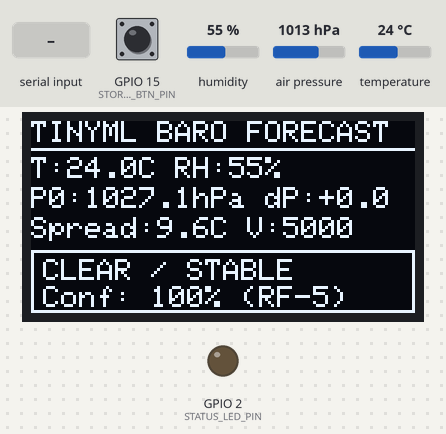
A sketch run on a simulated ESP32. Shown: 128×64 one-colour display, output pins drawn as LEDs (lit = HIGH). The test bench sets the inputs (shaded band); at power-on: temperature 24 °C, humidity 55 %, air pressure 1013 hPa, GPIO 15 (STORM_INJECT_BTN_PIN) HIGH (analog values on the 0–4095 scale). What the sketch prints to the serial monitor is not drawn.

Above: at 2.6 s.
2.7 s: temperature set to 33 °C
At 4.6 s:
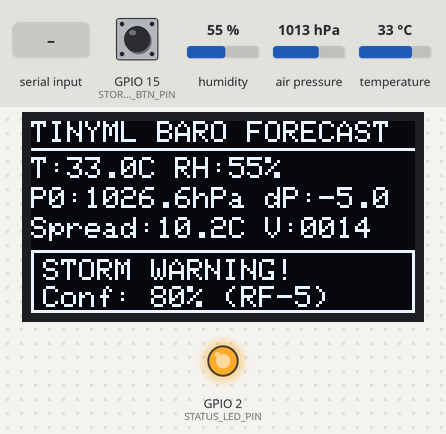
9.0 s: "RESET\n" received over Serial
At 10.4 s:
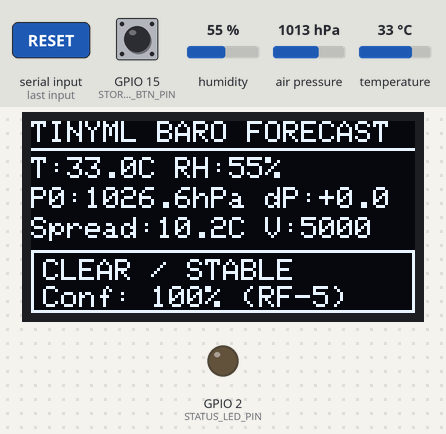
11.5 s: humidity set to 85 %
At 13.1 s:
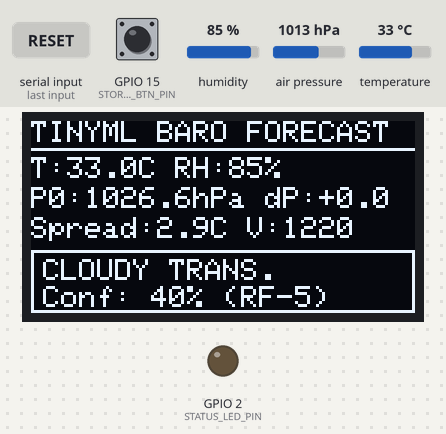
13.5 s: humidity set to 88 %
At 14.6 s:
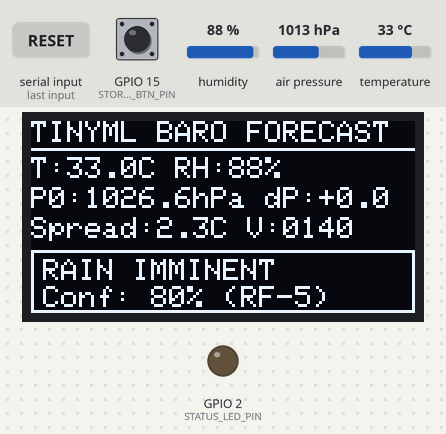
19.5 s: humidity set to 22 %
At 24.6 s:
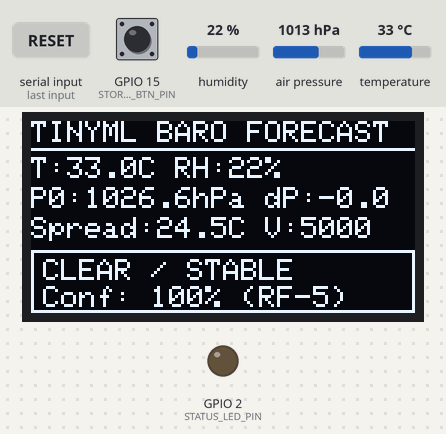
25.5 s: air pressure set to 1011 hPa
At 27.3 s:
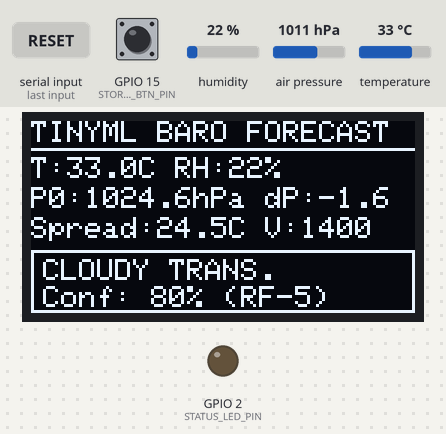
Timing chart, 0 to 32.8 s (numbered marks = the images above; inputs shaded):
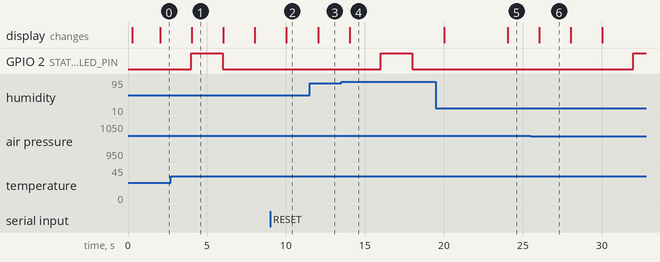

The sketch:

ml_local_weather_predictor.ino
```cpp
/**
 * @file ml_local_weather_predictor.ino
 * @brief Project 11: Edge TinyML Microbarometric Weather Predictor (Random Forest on MCU)
 *
 * Target Hardware: ESP32 / ESP8266
 * Sensors:
 *   - Bosch BME280 (I2C 0x76/0x77) for Temperature (°C), Relative Humidity (%), and Pressure (hPa)
 *   - Fallback Wokwi Simulation Mode: DHT22 (GPIO 4) + Analog Barometric Potentiometer (GPIO 34)
 * Display:
 *   - SSD1306 128x64 I2C OLED (0x3C)
 *
 * Feature Engineering Pipeline:
 *   1. Magnus-Tetens Dew Point Approximation (T_dew) & Dew Point Spread (T - T_dew)
 *   2. Hypsometric Sea-Level Pressure Reduction (P_0)
 *   3. Circular Ring Buffer (N = 12 slots) for Ordinary Least Squares (OLS) linear regression
 *      to extract smoothed Barometric Tendency (dP/dt in hPa/hr) and Humidity Trend (dRH/dt in %/hr)
 *   4. Zero-dependency 5-tree Random Forest Classifier (`weather_rf_model.h`)
 */

#include <Arduino.h>
#include <Wire.h>
#include <Adafruit_Sensor.h>
#include <Adafruit_BME280.h>
#include <Adafruit_GFX.h>
#include <Adafruit_SSD1306.h>
#include <DHT.h>
#include "weather_rf_model.h"

// ============================================================================
// Hardware Pin Definitions & Constants
// ============================================================================
#define I2C_SDA_PIN          21
#define I2C_SCL_PIN          22
#define DHT_PIN              4
#define DHT_TYPE             DHT22
#define BARO_SIM_ADC_PIN     34   // Potentiometer simulating barometric pressure (975..1035 hPa)
#define STORM_INJECT_BTN_PIN 15   // Pushbutton to inject synthetic rapid cold-front pressure drop
#define STATUS_LED_PIN       2    // Onboard LED for storm alert

#define OLED_WIDTH           128
#define OLED_HEIGHT          64
#define OLED_RESET           -1
#define OLED_I2C_ADDR        0x3C

// Station altitude in meters above Mean Sea Level (adjust for local deployment)
#define STATION_ALTITUDE_M   120.0f

// Circular history buffer configuration
// In production: 1 sample every 5 minutes -> 12 samples = 1 hour sliding window.
// In interactive lab / Wokwi mode: 1 sample every 2 seconds with time-scaling factor
// so each sample represents a 5-minute synoptic interval (1/12th of an hour).
#define HISTORY_BUFFER_SIZE  12
#define SAMPLE_PERIOD_MS     2000UL
#define SYNOPTIC_STEP_HOURS  (5.0f / 60.0f) // Each ring-buffer step corresponds to 5 minutes (0.08333 hr)

// ============================================================================
// Global Peripheral Instances & State
// ============================================================================
Adafruit_BME280 bme;
DHT dht(DHT_PIN, DHT_TYPE);
Adafruit_SSD1306 display(OLED_WIDTH, OLED_HEIGHT, &Wire, OLED_RESET);

bool hasBme280 = false;
bool hasOled   = false;

struct MeteoSample {
    float temperatureC;
    float humidityPct;
    float pressureHpa;
};

MeteoSample historyBuffer[HISTORY_BUFFER_SIZE];
uint8_t bufferHead  = 0;
uint8_t bufferCount = 0;
uint32_t lastSampleMs = 0;
uint32_t sampleIndex  = 0;

// Synthetic front injection state (for testing without waiting hours)
bool syntheticStormActive = false;
float syntheticPressureDropOffset = 0.0f;

// ============================================================================
// Mathematical & Meteorological Helper Functions
// ============================================================================

/**
 * @brief Compute Dew Point (°C) using the Magnus-Tetens formula
 *        gamma(T, RH) = (a * T / (b + T)) + ln(RH / 100.0)
 *        T_dew = (b * gamma) / (a - gamma)
 *        where a = 17.625, b = 243.04 °C
 */
float computeDewPointC(float tempC, float rhPct) {
    const float a = 17.625f;
    const float b = 243.04f;
    float clampedRh = constrain(rhPct, 1.0f, 100.0f);
    float gamma = ((a * tempC) / (b + tempC)) + logf(clampedRh / 100.0f);
    return (b * gamma) / (a - gamma);
}

/**
 * @brief Reduce station pressure (P_station) to Mean Sea Level Pressure (P_0)
 *        using the international barometric formula:
 *        P_0 = P_station * (1 - (0.0065 * h) / (T + 0.0065 * h + 273.15)) ^ (-5.257)
 */
float computeSeaLevelPressure(float stationPressureHpa, float tempC, float altitudeM) {
    float denominator = tempC + (0.0065f * altitudeM) + 273.15f;
    float base = 1.0f - ((0.0065f * altitudeM) / denominator);
    return stationPressureHpa * powf(base, -5.257f);
}

/**
 * @brief Push a new meteorological observation into the circular ring buffer
 */
void pushSample(float tempC, float rhPct, float seaLevelPressureHpa) {
    historyBuffer[bufferHead].temperatureC = tempC;
    historyBuffer[bufferHead].humidityPct  = rhPct;
    historyBuffer[bufferHead].pressureHpa  = seaLevelPressureHpa;

    bufferHead = (bufferHead + 1) % HISTORY_BUFFER_SIZE;
    if (bufferCount < HISTORY_BUFFER_SIZE) {
        bufferCount++;
    }
}

/**
 * @brief Compute Ordinary Least Squares (OLS) linear regression slope over the ring buffer
 *        Returns temporal derivative in units per hour (hPa/hr and %/hr).
 */
void computeTemporalDerivatives(float *dP_dt, float *dRH_dt) {
    if (bufferCount < 2) {
        *dP_dt  = 0.0f;
        *dRH_dt = 0.0f;
        return;
    }

    // Oldest sample in the ring buffer
    uint8_t oldestIdx = (bufferHead + HISTORY_BUFFER_SIZE - bufferCount) % HISTORY_BUFFER_SIZE;

    float sumT  = 0.0f;
    float sumP  = 0.0f;
    float sumRH = 0.0f;
    float sumTT = 0.0f;
    float sumTP = 0.0f;
    float sumTRH = 0.0f;

    for (uint8_t i = 0; i < bufferCount; i++) {
        uint8_t idx = (oldestIdx + i) % HISTORY_BUFFER_SIZE;
        float tHours = i * SYNOPTIC_STEP_HOURS;
        float p  = historyBuffer[idx].pressureHpa;
        float rh = historyBuffer[idx].humidityPct;

        sumT   += tHours;
        sumP   += p;
        sumRH  += rh;
        sumTT  += tHours * tHours;
        sumTP  += tHours * p;
        sumTRH += tHours * rh;
    }

    float n = static_cast<float>(bufferCount);
    float denom = (n * sumTT) - (sumT * sumT);

    if (fabsf(denom) < 1e-6f) {
        *dP_dt  = 0.0f;
        *dRH_dt = 0.0f;
        return;
    }

    *dP_dt  = ((n * sumTP)  - (sumT * sumP))  / denom;
    *dRH_dt = ((n * sumTRH) - (sumT * sumRH)) / denom;
}

/**
 * @brief Read physical BME280 or fallback to Wokwi DHT22 + Analog Barometer simulator
 */
void acquireSensorReadings(float *tempC, float *rhPct, float *seaLevelPressureHpa) {
    if (digitalRead(STORM_INJECT_BTN_PIN) == LOW) {
        syntheticStormActive = true;
    }

    if (syntheticStormActive) {
        syntheticPressureDropOffset -= 0.45f; // Rapidly drop pressure each step (~ -5.4 hPa/hr)
        if (syntheticPressureDropOffset < -14.0f) {
            syntheticStormActive = false;
            syntheticPressureDropOffset = 0.0f;
        }
    }

    if (hasBme280) {
        float rawT = bme.readTemperature();
        float rawRH = bme.readHumidity();
        float rawStationP = bme.readPressure() / 100.0f; // Pa -> hPa

        *tempC = rawT;
        *rhPct = constrain(rawRH, 0.0f, 100.0f);
        *seaLevelPressureHpa = computeSeaLevelPressure(rawStationP, rawT, STATION_ALTITUDE_M) + syntheticPressureDropOffset;
    } else {
        // Fallback Wokwi simulation mode using DHT22 + Potentiometer on GPIO 34
        float dhtT = dht.readTemperature();
        float dhtRH = dht.readHumidity();

        if (isnan(dhtT) || isnan(dhtRH)) {
            dhtT  = 23.5f;
            dhtRH = 62.0f;
        }

        int adcRaw = analogRead(BARO_SIM_ADC_PIN);
        // Map 12-bit ADC (0..4095) to 980.0 .. 1030.0 hPa
        float simStationP = 980.0f + (static_cast<float>(adcRaw) / 4095.0f) * 50.0f;

        *tempC = dhtT;
        *rhPct = constrain(dhtRH, 0.0f, 100.0f);
        *seaLevelPressureHpa = simStationP + syntheticPressureDropOffset;
    }
}

/**
 * @brief Render real-time telemetry and Random Forest inference results on SSD1306 OLED
 */
void updateOledDisplay(const float features[WEATHER_NUM_FEATURES], uint8_t predClass, float confidence, const uint8_t votes[WEATHER_NUM_CLASSES]) {
    if (!hasOled) return;

    display.clearDisplay();
    display.setTextSize(1);
    display.setTextColor(SSD1306_WHITE);

    // Header Banner
    display.setCursor(0, 0);
    display.print(F("TINYML BARO FORECAST"));
    display.drawLine(0, 9, 127, 9, SSD1306_WHITE);

    // Row 1: Temperature, Humidity, Pressure
    display.setCursor(0, 12);
    display.printf("T:%.1fC RH:%.0f%%", features[0], features[1]);

    display.setCursor(0, 22);
    display.printf("P0:%.1fhPa dP:%+.1f", features[2], features[3]);

    // Row 2: Dew Point Spread & Tree Votes
    display.setCursor(0, 32);
    display.printf("Spread:%.1fC V:%u%u%u%u", features[4], votes[0], votes[1], votes[2], votes[3]);

    // Prediction Box
    display.drawRect(0, 43, 128, 21, SSD1306_WHITE);
    display.setCursor(4, 46);
    display.print(WEATHER_SHORT_NAMES[predClass]);
    display.setCursor(4, 55);
    display.printf("Conf: %.0f%% (RF-5)", confidence * 100.0f);

    display.display();
}

/**
 * @brief Handle Serial commands (`STORM`, `RESET`, `STATUS`) for interactive testing
 */
void handleSerialCommands() {
    if (!Serial.available()) return;
    String cmd = Serial.readStringUntil('\n');
    cmd.trim();
    cmd.toUpperCase();

    if (cmd == "STORM") {
        syntheticStormActive = true;
        syntheticPressureDropOffset = 0.0f;
        Serial.println(F("[CMD] Synthetic rapid cold-front pressure drop activated!"));
    } else if (cmd == "RESET") {
        syntheticStormActive = false;
        syntheticPressureDropOffset = 0.0f;
        bufferCount = 0;
        bufferHead  = 0;
        Serial.println(F("[CMD] History ring buffer and synthetic offset reset."));
    }
}

// ============================================================================
// Arduino Setup & Main Loop
// ============================================================================
void setup() {
    Serial.begin(115200);
    delay(200);

    pinMode(STORM_INJECT_BTN_PIN, INPUT_PULLUP);
    pinMode(STATUS_LED_PIN, OUTPUT);
    digitalWrite(STATUS_LED_PIN, LOW);

    Wire.begin(I2C_SDA_PIN, I2C_SCL_PIN);

    // Initialize SSD1306 OLED
    if (display.begin(SSD1306_SWITCHCAPVCC, OLED_I2C_ADDR)) {
        hasOled = true;
        display.clearDisplay();
        display.setTextSize(1);
        display.setTextColor(SSD1306_WHITE);
        display.setCursor(8, 20);
        display.println(F("TinyML Weather RF"));
        display.setCursor(8, 34);
        display.println(F("Initializing..."));
        display.display();
    } else {
        Serial.println(F("[WARN] SSD1306 OLED not detected on I2C 0x3C."));
    }

    // Initialize Bosch BME280 (check 0x76 then 0x77)
    if (bme.begin(0x76, &Wire) || bme.begin(0x77, &Wire)) {
        hasBme280 = true;
        bme.setSampling(
            Adafruit_BME280::MODE_NORMAL,
            Adafruit_BME280::SAMPLING_X2,  // Temperature oversampling x2
            Adafruit_BME280::SAMPLING_X16, // Pressure oversampling x16 (low noise for dP/dt)
            Adafruit_BME280::SAMPLING_X4,  // Humidity oversampling x4
            Adafruit_BME280::FILTER_X16,   // IIR filter coefficient 16 against wind gusts
            Adafruit_BME280::STANDBY_MS_500
        );
        Serial.println(F("[INIT] Bosch BME280 initialized with IIR X16 barometric filtering."));
    } else {
        dht.begin();
        analogReadResolution(12);
        Serial.println(F("[INIT] BME280 not found -> Using Wokwi Fallback (DHT22 + GPIO34 Baro Potentiometer)."));
    }

    Serial.println(F("================================================================================"));
    Serial.println(F(" Project 11: Edge TinyML Local Weather Predictor (5-Tree Random Forest Ensemble)"));
    Serial.println(F(" Commands: Send 'STORM' to simulate a rapid cold front, or 'RESET' to clear."));
    Serial.println(F("================================================================================"));
}

void loop() {
    handleSerialCommands();

    uint32_t now = millis();
    if (now - lastSampleMs < SAMPLE_PERIOD_MS) {
        return;
    }
    lastSampleMs = now;
    sampleIndex++;

    // 1. Acquire raw measurements
    float tempC = 0.0f, rhPct = 0.0f, seaLevelPressureHpa = 0.0f;
    acquireSensorReadings(&tempC, &rhPct, &seaLevelPressureHpa);

    // 2. Push to circular ring buffer & extract OLS temporal derivatives
    pushSample(tempC, rhPct, seaLevelPressureHpa);

    float dP_dt = 0.0f, dRH_dt = 0.0f;
    computeTemporalDerivatives(&dP_dt, &dRH_dt);

    // 3. Compute thermodynamic Dew Point Spread (T - T_dew)
    float dewPointC = computeDewPointC(tempC, rhPct);
    float dewPointSpread = tempC - dewPointC;

    // 4. Assemble 6-element feature vector for Random Forest inference
    float features[WEATHER_NUM_FEATURES] = {
        tempC,
        rhPct,
        seaLevelPressureHpa,
        dP_dt,
        dewPointSpread,
        dRH_dt
    };

    // 5. Measure inference latency and classify weather regime
    uint8_t treeVotes[WEATHER_NUM_CLASSES] = {0};
    float confidence = 0.0f;

    uint32_t tStartUs = micros();
    uint8_t predictedClass = Eloquent::ML::Port::WeatherRandomForest::predict(features, &confidence, treeVotes);
    uint32_t inferenceUs = micros() - tStartUs;

    // 6. Visual/LED storm alert when class >= RAIN_IMMINENT
    if (predictedClass == WEATHER_STORM_FRONT_RAPID_DROP) {
        digitalWrite(STATUS_LED_PIN, HIGH);
    } else if (predictedClass == WEATHER_RAIN_IMMINENT) {
        digitalWrite(STATUS_LED_PIN, (sampleIndex % 2 == 0) ? HIGH : LOW);
    } else {
        digitalWrite(STATUS_LED_PIN, LOW);
    }

    // 7. Update OLED & emit structured telemetry log
    updateOledDisplay(features, predictedClass, confidence, treeVotes);

    Serial.printf(
        "[#%04lu] T=%5.2fC | RH=%5.1f%% | P0=%7.2fhPa | dP/dt=%+6.2fhPa/h | Spread=%4.2fC | dRH/dt=%+5.1f%%/h | "
        "Pred=%u (%s) | Conf=%.0f%% [%u,%u,%u,%u] | %luus\n",
        sampleIndex,
        features[0],
        features[1],
        features[2],
        features[3],
        features[4],
        features[5],
        predictedClass,
        WEATHER_CLASS_NAMES[predictedClass],
        confidence * 100.0f,
        treeVotes[0], treeVotes[1], treeVotes[2], treeVotes[3],
        inferenceUs
    );
}
```

Source omitted: weather_rf_model.h (9796 bytes)

Measured:
- the behaviour switches between 86 and 87 % on humidity (found by bisection; images 3 and 4)
- after the input at 2.7 s, GPIO 2 (STATUS_LED_PIN): LOW → HIGH after 1.3 s, → LOW 2.0 s later; the display: changes after 1.3 s (image 1)
- after the input at 9.0 s, the display: changes after 1.0 s (image 2)
- after the input at 11.5 s, the display: changes after 0.53 s (image 3)
- after the input at 13.5 s, GPIO 2 (STATUS_LED_PIN): LOW → HIGH after 2.5 s, → LOW 2.0 s later; the display: changes after 0.53 s (image 4)
- after the input at 19.5 s, GPIO 2 (STATUS_LED_PIN): stays LOW (without the input it goes to HIGH after 0.51 s); the display: first changes after 0.53 s (image 5 shows a later state)
- after the input at 25.5 s, GPIO 2 (STATUS_LED_PIN): LOW → HIGH after 6.5 s; the display: changes after 0.53 s (image 6)
